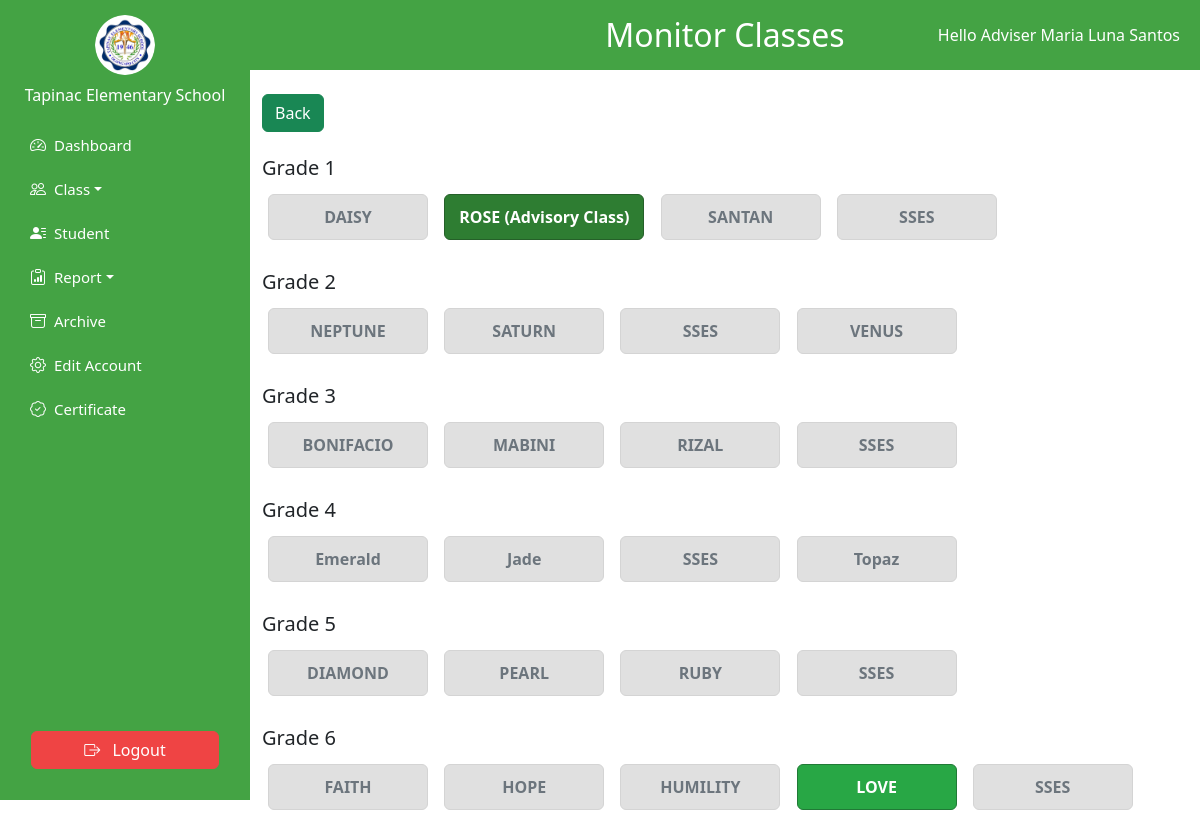
The page /views/adviser/teacher_listpage.php (signed in) on the database as committed earlier.
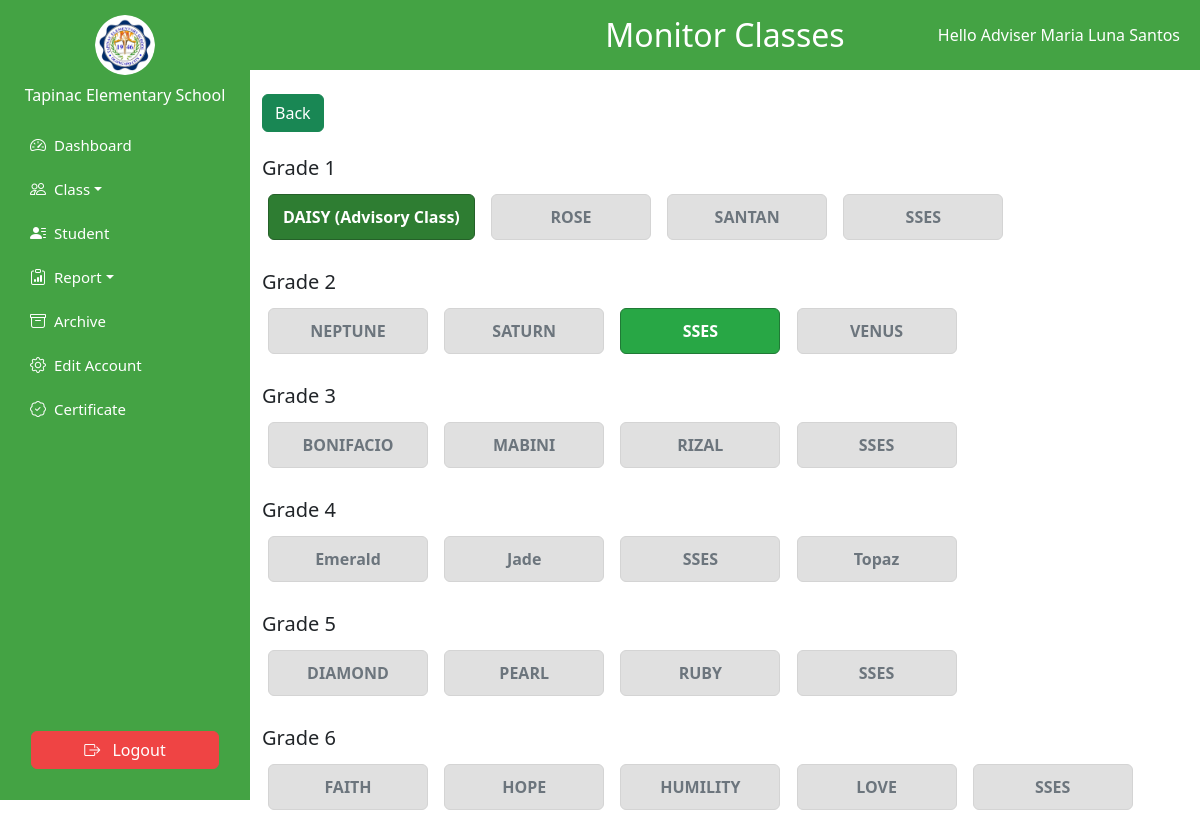
The same page on the database as committed later.
### tables this page shows
CREATE TABLE `sections` (
  `id` int(11) NOT NULL,
  `grade_level_id` int(11) NOT NULL,
  `section_name` varchar(50) NOT NULL,
  `teacher_id` int(11) DEFAULT NULL
);

### views/adviser/teacher_listpage.php (the view, shortened to what this page needs)
<?php
include '../../database/db_connection.php';
$role       = $_SESSION['role'];
$full_name  = $_SESSION['full_name'] ?? '';
$adviser_id = (int) $_SESSION['user_id'];
$header_color = "#44A344";
$role_label   = ucfirst($role);
$nav_file = "../../layoutnav/{$role}bar.php";
$sql = "SELECT s.id, s.section_name, s.grade_level_id, s.teacher_id, g.grade_name
        FROM sections s
        JOIN grade_levels g ON s.grade_level_id = g.id
        ORDER BY g.id, s.section_name";
$result = $conn->query($sql);
$sections_by_grade = [];
while ($row = $result->fetch_assoc()) {
    $sections_by_grade[$row['grade_name']][] = $row;
}
$subject_section_ids = [];
$sql = "SELECT DISTINCT section_id FROM subject_assignments WHERE teacher_id = ?";
if ($stmt = $conn->prepare($sql)) {
    $stmt->bind_param("i", $adviser_id);
    $stmt->execute();
    $res = $stmt->get_result();
    while ($r = $res->fetch_assoc()) {
        $subject_section_ids[] = (int)$r['section_id'];
    }
}
?>
<!DOCTYPE html>
<html lang="en">
<head>
  <link rel="stylesheet" href="../../assets/css/sidebar.css" />
  <link rel="stylesheet" href="../../assets/css/all_role_style/style.css" />
  <link href="https://cdn.jsdelivr.net/npm/bootstrap@5.3.0/dist/css/bootstrap.min.css" rel="stylesheet" />
  <link rel="stylesheet" href="https://cdn.jsdelivr.net/npm/bootstrap-icons@1.10.5/font/bootstrap-icons.css" />
</head>
<body>
<?php include $nav_file; ?>
<div class="main-content">
  <div style="
      position: sticky;
      top: 0;
      z-index: 999;
      background-color: <?= htmlspecialchars($header_color) ?>;
      color: white;
      padding: 20px;
      display: flex;
      justify-content: center;
      align-items: center;
      min-height: 70px;
  ">
    <h2 class="m-0" style="position: absolute; left: 50%; transform: translateX(-50%);">
      Monitor Classes
    </h2>
    <?php if (!empty($full_name)): ?>
        <span style="position: absolute; right: 20px;">
            Hello <?= htmlspecialchars($role_label . ' ' . $full_name) ?>
        </span>
    <?php endif; ?>
  </div>
  <div class="container mt-4">
    <div class="d-flex justify-content-between mb-3">
      <a href="../adviser/dashboard.php" class="btn btn-success">Back</a>
    </div>
    <?php if (empty($sections_by_grade)): ?>
      <div class="alert alert-info">No sections found.</div>
    <?php else: ?>
      <?php foreach ($sections_by_grade as $grade => $secList): ?>
        <h5 class="mt-4"><?= htmlspecialchars($grade) ?></h5>
        <div class="mb-3">
          <?php foreach ($secList as $sec): ?>
            <?php
              $sid = (int)$sec['id'];
              $is_advisory = ($sec['teacher_id'] !== null && (int)$sec['teacher_id'] === $adviser_id);
              $is_subject  = in_array($sid, $subject_section_ids, true);
              $label = htmlspecialchars($sec['section_name']);
              $btn_class = 'section-btn ';
              if ($is_advisory) {
                  $label .= " (Advisory Class)";
                  $btn_class .= 'section-advisory';
              } elseif ($is_subject) {
                  $btn_class .= 'section-subject';
              } else {
                  $btn_class .= 'section-disabled';
              }
            ?>
            <?php if ($is_advisory || $is_subject): ?>
              <a href="section_page.php?section_id=<?= $sid ?>" class="<?= $btn_class ?>">
                <?= $label ?>
              </a>
            <?php else: ?>
              <button class="<?= $btn_class ?>" disabled><?= $label ?></button>
            <?php endif; ?>
          <?php endforeach; ?>
        </div>
      <?php endforeach; ?>
    <?php endif; ?>
  </div>
</div>
</body>
</html>

### layoutnav/adviserbar.php (shortened to what this page needs)
<?php
$currentPage = basename($_SERVER['PHP_SELF']);
?>
<div class="d-flex flex-column flex-shrink-0 text-white bg-green sidebar">
  <a href="dashboard.php" class="d-flex flex-column align-items-center mb-3 text-white text-decoration-none">
    <img src="/tapinac/assets/image/logo/logo.png" alt="School Logo" width="60" height="60" class="rounded-circle mb-2">
    <span class="text-center text-white fs-6">Tapinac Elementary School</span>
  </a>
  <ul class="nav nav-pills flex-column mb-auto">
    <li class="nav-item">
      <a href="dashboard.php"
         class="nav-link <?= $currentPage === 'dashboard.php' ? 'active text-white bg-primary' : 'text-white' ?>">
        <i class="bi bi-speedometer2 me-2"></i> Dashboard
      </a>
    </li>
    <?php
      try {
          $pdo = new PDO('mysql:host=localhost;dbname=grading_system', 'root', '');
          $pdo->setAttribute(PDO::ATTR_ERRMODE, PDO::ERRMODE_EXCEPTION);
      } catch (PDOException $e) {
          die("Database connection failed: " . $e->getMessage());
      }
      $grades = ['Grade 1', 'Grade 2', 'Grade 3', 'Grade 4', 'Grade 5', 'Grade 6'];
      $userId = $_SESSION['user_id'] ?? null;
      $hasAssignedClasses = false;
      if ($userId) {
          $stmt = $pdo->prepare("
              SELECT COUNT(*)
              FROM subject_assignments
              WHERE teacher_id = ?
          ");
          $stmt->execute([$userId]);
          $count = $stmt->fetchColumn();
          $hasAssignedClasses = $count > 0;
      }
    ?>
    <li class="nav-item dropdown">
      <a class="nav-link dropdown-toggle text-white <?= $currentPage === 'student_grade.php' ? 'active' : '' ?>"
         href="#"
         role="button"
         data-bs-toggle="dropdown"
         data-bs-auto-close="outside"
         aria-expanded="false">
        <i class="bi bi-people me-2"></i> Class
      </a>
    </li>
    <li>
      <a href="<?= $hasAssignedClasses ? 'student_page.php' : '#' ?>"
        class="nav-link <?= ($currentPage == 'student_page.php') ? 'active text-white bg-primary' : ($hasAssignedClasses ? 'text-white' : 'text-muted') ?>"
        <?= !$hasAssignedClasses ? 'tabindex="-1" aria-disabled="true" title="No assigned classes yet"' : '' ?>>
        <i class="bi bi-person-lines-fill me-2"></i> Student
      </a>
    </li>
    <li class="nav-item dropdown">
      <a class="nav-link dropdown-toggle text-white <?= ($currentPage == 'report.php') ? 'active' : '' ?>"
         href="#"
         role="button"
         data-bs-toggle="dropdown"
         data-bs-auto-close="outside"
         aria-expanded="false">
        <i class="bi bi-clipboard-data me-2"></i> Report
      </a>
    </li>
    <li>
      <a href="student_archive.php" class="nav-link text-white <?= ($currentPage == 'student_archive.php') ? 'active' : '' ?>">
        <i class="bi bi-archive me-2"></i> Archive
      </a>
    </li>
    <li>
      <a href="update_info.php" class="nav-link text-white <?= ($currentPage == 'update_info.php') ? 'active' : '' ?>">
        <i class="bi bi-gear me-2"></i> Edit Account
      </a>
    </li>
    <li>
      <a href="student_certificate.php" class="nav-link text-white <?= ($currentPage == 'student_certificate.php') ? 'active' : '' ?>">
        <i class="bi bi-patch-check me-2"></i> Certificate
      </a>
    </li>
  </ul>
  <div class="mt-auto p-3">
    <button type="button" class="btn btn-danger w-100" data-bs-toggle="modal" data-bs-target="#logoutConfirmModal">
      <i class="bi bi-box-arrow-right me-2"></i> Logout
    </button>
  </div>
</div>

### assets/css/sidebar.css (style rules this page uses)
.sidebar { background-color: #44A344; position: fixed; top: 0; left: 0; width: 250px; height: 100vh; padding: 15px; overflow-y: auto; z-index: 1030; }
.main-content { margin-left: 250px; padding: 20px; }
.sidebar .nav-link { color: #fff; padding: 10px 15px; border-radius: 6px; display: flex; align-items: center; transition: all 0.3s ease; font-size: 15px; }
.sidebar .nav-link i { font-size: 16px; }
.sidebar .mt-auto { margin-top: auto; padding-top: 15px; }

### assets/css/all_role_style/style.css (style rules this page uses)
body { background-color: #f0f2f5; }
.main-content { margin-left: 250px; flex: 1; padding: 0; }
.btn-danger { background-color: #EF4444 !important; border-color: #EF4444 !important; }

### views/adviser/teacher_listpage.php (style rules this page uses)
.section-btn { background-color: #e0e0e0; border: 1px solid #bbb; padding: 10px 14px; margin: 6px; border-radius: 6px; font-weight: 600; color: #000; text-decoration: none; display: inline-block; min-width: 160px; text-align: center; }
.section-advisory { background-color: #2e7d32; color: #fff; border-color: #256029; }
.section-subject { background-color: #28a745; color: #fff; border-color: #207a36; }
.section-disabled { background-color: #e0e0e0; color: #6c757d; border-color: #d4d4d4; cursor: default; }

Rows that differ between the two databases and show on the page:
changed sections: teacher_id empty → 2 (drawn)
changed sections: teacher_id 2 → empty (drawn)
changed sections "LOVE": teacher_id 6 → empty (drawn)
Other text that changed with them:
list line gone: "DAISY"
new list line: "DAISY (Advisory Class)"
list line gone: "ROSE (Advisory Class)"
new list line: "ROSE"
list line gone: "SSES"
new list line: "SSES"
list line gone: "LOVE"
new list line: "LOVE"
